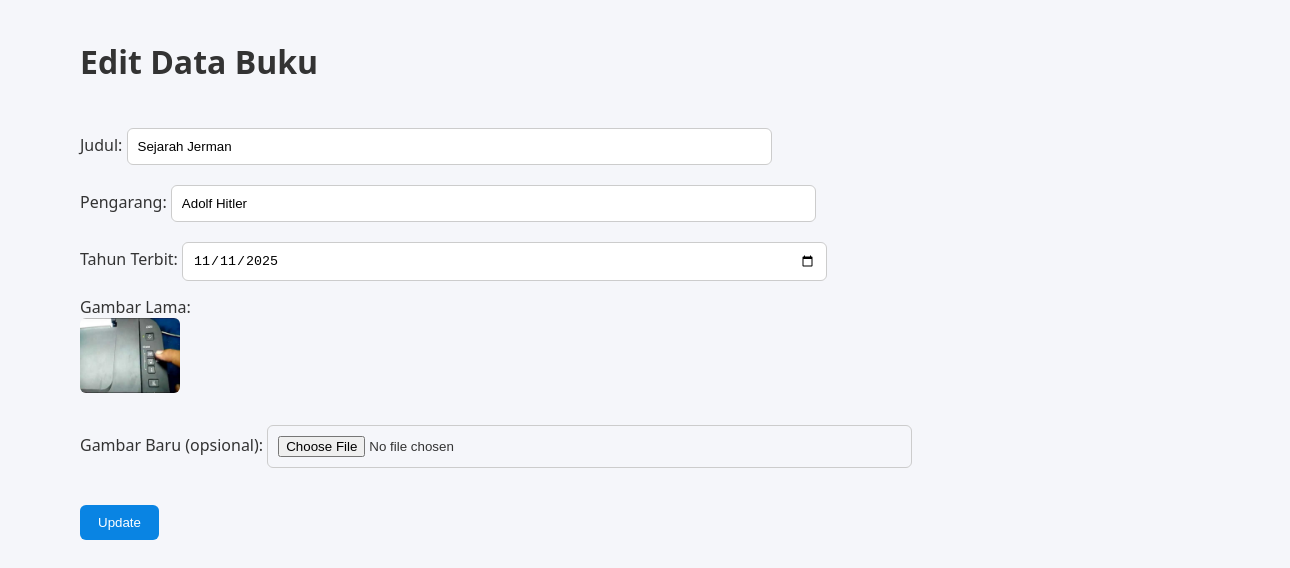
The app's page /edit.php?id=4 with its own data.
### tables this page shows
CREATE TABLE `books` (
  `id` int NOT NULL,
  `judul` varchar(255) NOT NULL,
  `pengarang` varchar(255) NOT NULL,
  `tahun_terbit` date NOT NULL,
  `gambar` varchar(255) NOT NULL
);

### edit.php (the view, shortened to what this page needs)
<?php
include 'db.php';
if (isset($_GET['id'])) {
    $id = $_GET['id'];
    $sql = "SELECT * FROM books WHERE id = $id";
    $result = mysqli_query($conn, $sql);
    $book = mysqli_fetch_assoc($result);
}
?>
<!DOCTYPE html>
<html lang="en">
<head>
    <link rel="stylesheet" href="style.css">
</head>
<body>
    <h1>Edit Data Buku</h1>
    <form method="POST" enctype="multipart/form-data">
        Judul: <input type="text" name="judul" value="<?php echo $book['judul']; ?>" required><br>
        Pengarang: <input type="text" name="pengarang" value="<?php echo $book['pengarang']; ?>" required><br>
        Tahun Terbit: <input type="date" name="tahun_terbit" value="<?php echo $book['tahun_terbit']; ?>" required><br>
        Gambar Lama: <br>
        <img src="uploads/<?php echo $book['gambar']; ?>" width="100"><br><br>
        Gambar Baru (opsional): <input type="file" name="gambar"><br><br>
        <button type="submit" name="submit">Update</button>
    </form>
</body>
</html>

### style.css (style rules this page uses)
body { font-family: "Segoe UI", Tahoma, sans-serif; background-color: #f5f6fa; color: #333; margin: 0; padding: 0; }
form, h1 { width: 100%; justify-content: center; align-items: center; margin-top: 40px; margin-left: 80px; }
input[type="text"], input[type="date"], input[type="number"], input[type="file"], input[type="search"] { width: 50%; padding: 10px; margin: 5px 0 15px 0; border: 1px solid #ccc; border-radius: 6px; box-sizing: border-box; }
button, a.button { background-color: #0984e3; color: white; border: none; padding: 10px 18px; border-radius: 6px; text-decoration: none; cursor: pointer; transition: background 0.2s ease; }
img { border-radius: 6px; }

### records on screen
books: judul "Sejarah Jerman", pengarang "Adolf Hitler", tahun_terbit "11/11/2025", gambar (placeholder picture)
